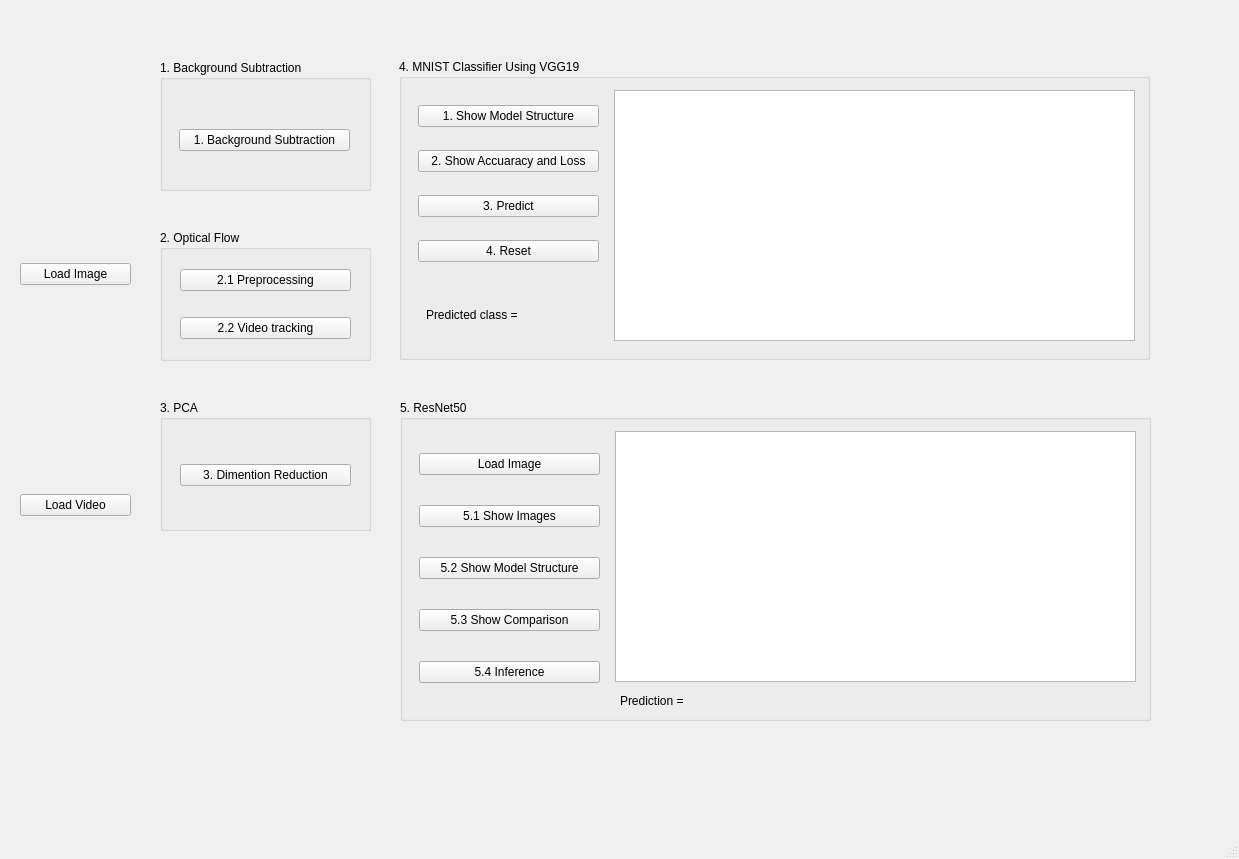
<?xml version="1.0" encoding="UTF-8"?>
<ui version="4.0">
 <class>MainWindow</class>
 <widget class="QMainWindow" name="MainWindow">
  <property name="geometry">
   <rect>
    <x>0</x>
    <y>0</y>
    <width>1239</width>
    <height>859</height>
   </rect>
  </property>
  <property name="windowTitle">
   <string>MainWindow</string>
  </property>
  <widget class="QWidget" name="centralwidget">
   <widget class="QWidget" name="verticalLayoutWidget">
    <property name="geometry">
     <rect>
      <x>20</x>
      <y>60</y>
      <width>111</width>
      <height>661</height>
     </rect>
    </property>
    <layout class="QVBoxLayout" name="verticalLayout">
     <item>
      <widget class="QPushButton" name="LoadImage">
       <property name="text">
        <string>Load Image</string>
       </property>
      </widget>
     </item>
     <item>
      <widget class="QPushButton" name="LoadVideo">
       <property name="text">
        <string>Load Video</string>
       </property>
      </widget>
     </item>
    </layout>
   </widget>
   <widget class="QWidget" name="verticalLayoutWidget_2">
    <property name="geometry">
     <rect>
      <x>160</x>
      <y>60</y>
      <width>211</width>
      <height>131</height>
     </rect>
    </property>
    <layout class="QVBoxLayout" name="verticalLayout_2">
     <item>
      <widget class="QGroupBox" name="groupBox1">
       <property name="title">
        <string>1. Background Subtraction</string>
       </property>
       <widget class="QWidget" name="verticalLayoutWidget_6">
        <property name="geometry">
         <rect>
          <x>19</x>
          <y>30</y>
          <width>171</width>
          <height>101</height>
         </rect>
        </property>
        <layout class="QVBoxLayout" name="verticalLayout_6">
         <item>
          <widget class="QPushButton" name="BackgroundSubtraction">
           <property name="text">
            <string>1. Background Subtraction</string>
           </property>
          </widget>
         </item>
        </layout>
       </widget>
      </widget>
     </item>
    </layout>
   </widget>
   <widget class="QWidget" name="verticalLayoutWidget_3">
    <property name="geometry">
     <rect>
      <x>160</x>
      <y>230</y>
      <width>211</width>
      <height>131</height>
     </rect>
    </property>
    <layout class="QVBoxLayout" name="verticalLayout_3">
     <item>
      <widget class="QGroupBox" name="groupBox1_2">
       <property name="title">
        <string>2. Optical Flow</string>
       </property>
       <widget class="QWidget" name="verticalLayoutWidget_4">
        <property name="geometry">
         <rect>
          <x>20</x>
          <y>19</y>
          <width>171</width>
          <height>111</height>
         </rect>
        </property>
        <layout class="QVBoxLayout" name="verticalLayout_4">
         <item>
          <widget class="QPushButton" name="Preprocessing">
           <property name="text">
            <string>2.1 Preprocessing</string>
           </property>
          </widget>
         </item>
         <item>
          <widget class="QPushButton" name="VideoTracking">
           <property name="text">
            <string>2.2 Video tracking</string>
           </property>
          </widget>
         </item>
        </layout>
       </widget>
      </widget>
     </item>
    </layout>
   </widget>
   <widget class="QWidget" name="verticalLayoutWidget_5">
    <property name="geometry">
     <rect>
      <x>160</x>
      <y>400</y>
      <width>211</width>
      <height>131</height>
     </rect>
    </property>
    <layout class="QVBoxLayout" name="verticalLayout_5">
     <item>
      <widget class="QGroupBox" name="groupBox1_3">
       <property name="title">
        <string>3. PCA</string>
       </property>
       <widget class="QWidget" name="verticalLayoutWidget_7">
        <property name="geometry">
         <rect>
          <x>20</x>
          <y>20</y>
          <width>171</width>
          <height>111</height>
         </rect>
        </property>
        <layout class="QVBoxLayout" name="verticalLayout_7">
         <item>
          <widget class="QPushButton" name="DimentionReduction">
           <property name="text">
            <string>3. Dimention Reduction</string>
           </property>
          </widget>
         </item>
        </layout>
       </widget>
      </widget>
     </item>
    </layout>
   </widget>
   <widget class="QWidget" name="verticalLayoutWidget_8">
    <property name="geometry">
     <rect>
      <x>399</x>
      <y>59</y>
      <width>751</width>
      <height>301</height>
     </rect>
    </property>
    <layout class="QVBoxLayout" name="verticalLayout_8">
     <item>
      <widget class="QGroupBox" name="groupBox">
       <property name="title">
        <string>4. MNIST Classifier Using VGG19</string>
       </property>
       <widget class="QWidget" name="verticalLayoutWidget_9">
        <property name="geometry">
         <rect>
          <x>19</x>
          <y>29</y>
          <width>181</width>
          <height>191</height>
         </rect>
        </property>
        <layout class="QVBoxLayout" name="verticalLayout_9">
         <item>
          <widget class="QPushButton" name="ShowModelStructure">
           <property name="text">
            <string>1. Show Model Structure</string>
           </property>
          </widget>
         </item>
         <item>
          <widget class="QPushButton" name="ShowAccandLoss">
           <property name="text">
            <string>2. Show Accuaracy and Loss</string>
           </property>
          </widget>
         </item>
         <item>
          <widget class="QPushButton" name="Predict">
           <property name="text">
            <string>3. Predict</string>
           </property>
          </widget>
         </item>
         <item>
          <widget class="QPushButton" name="Reset">
           <property name="text">
            <string>4. Reset</string>
           </property>
          </widget>
         </item>
        </layout>
       </widget>
       <widget class="QGraphicsView" name="graphicsView">
        <property name="geometry">
         <rect>
          <x>215</x>
          <y>31</y>
          <width>521</width>
          <height>251</height>
         </rect>
        </property>
       </widget>
       <widget class="QLabel" name="label">
        <property name="geometry">
         <rect>
          <x>27</x>
          <y>230</y>
          <width>171</width>
          <height>51</height>
         </rect>
        </property>
        <property name="text">
         <string>Predicted class =  </string>
        </property>
       </widget>
      </widget>
     </item>
    </layout>
   </widget>
   <widget class="QWidget" name="verticalLayoutWidget_10">
    <property name="geometry">
     <rect>
      <x>400</x>
      <y>400</y>
      <width>751</width>
      <height>321</height>
     </rect>
    </property>
    <layout class="QVBoxLayout" name="verticalLayout_10">
     <item>
      <widget class="QGroupBox" name="groupBox_2">
       <property name="title">
        <string>5. ResNet50</string>
       </property>
       <widget class="QWidget" name="verticalLayoutWidget_11">
        <property name="geometry">
         <rect>
          <x>19</x>
          <y>29</y>
          <width>181</width>
          <height>281</height>
         </rect>
        </property>
        <layout class="QVBoxLayout" name="verticalLayout_11">
         <item>
          <widget class="QPushButton" name="LoadImage2">
           <property name="text">
            <string>Load Image</string>
           </property>
          </widget>
         </item>
         <item>
          <widget class="QPushButton" name="ShowImages">
           <property name="text">
            <string>5.1 Show Images</string>
           </property>
          </widget>
         </item>
         <item>
          <widget class="QPushButton" name="ShowModelStructure2">
           <property name="text">
            <string>5.2 Show Model Structure</string>
           </property>
          </widget>
         </item>
         <item>
          <widget class="QPushButton" name="ShowComparison">
           <property name="text">
            <string>5.3 Show Comparison</string>
           </property>
          </widget>
         </item>
         <item>
          <widget class="QPushButton" name="Inference">
           <property name="text">
            <string>5.4 Inference</string>
           </property>
          </widget>
         </item>
        </layout>
       </widget>
       <widget class="QGraphicsView" name="graphicsView2">
        <property name="geometry">
         <rect>
          <x>215</x>
          <y>31</y>
          <width>521</width>
          <height>251</height>
         </rect>
        </property>
       </widget>
       <widget class="QLabel" name="label2">
        <property name="geometry">
         <rect>
          <x>220</x>
          <y>290</y>
          <width>251</width>
          <height>21</height>
         </rect>
        </property>
        <property name="text">
         <string>Prediction =  </string>
        </property>
       </widget>
      </widget>
     </item>
    </layout>
   </widget>
  </widget>
  <widget class="QMenuBar" name="menubar">
   <property name="geometry">
    <rect>
     <x>0</x>
     <y>0</y>
     <width>1239</width>
     <height>21</height>
    </rect>
   </property>
  </widget>
  <widget class="QStatusBar" name="statusbar"/>
 </widget>
 <resources/>
 <connections/>
</ui>
